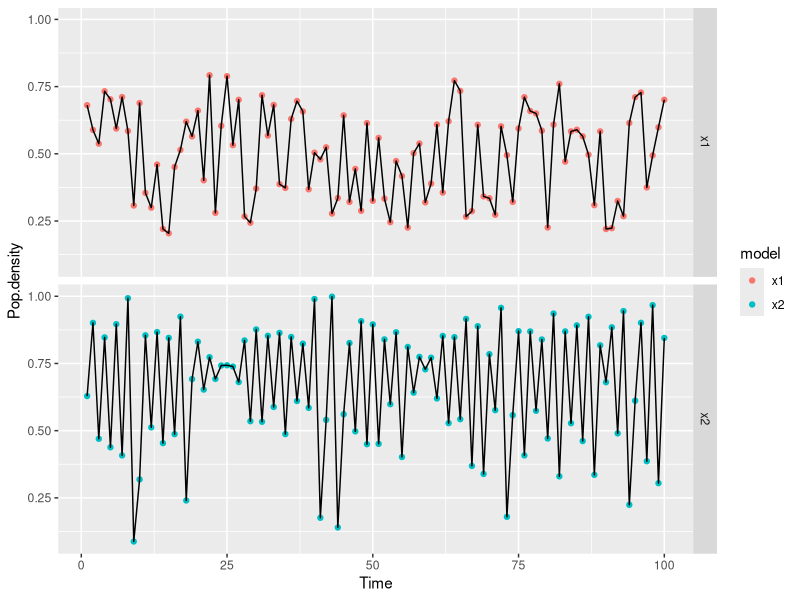
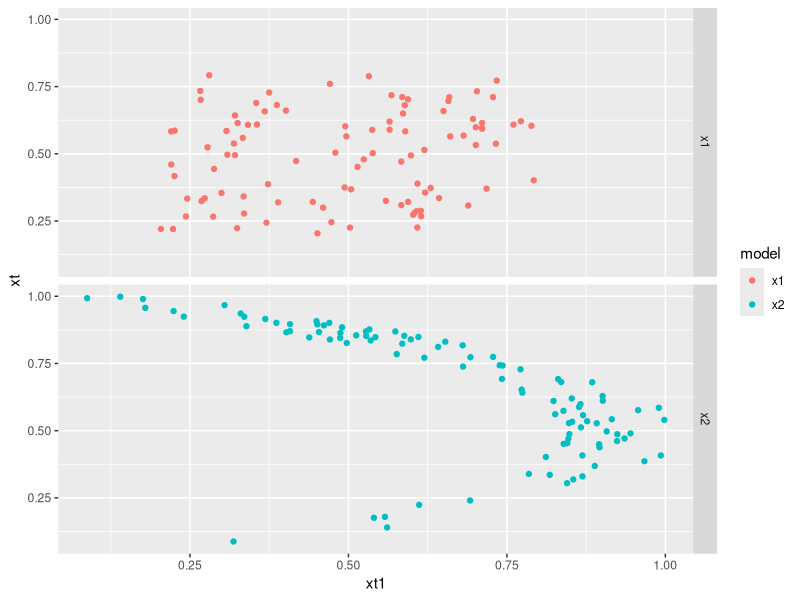
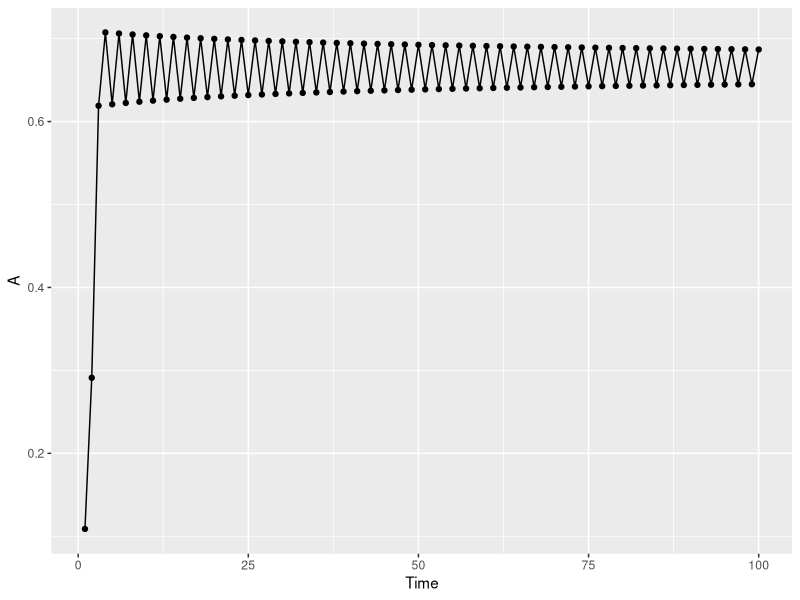
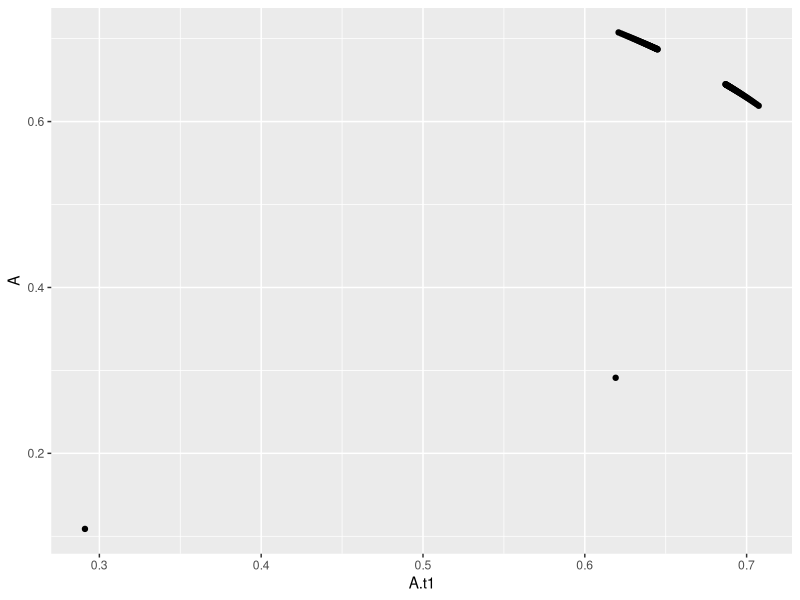
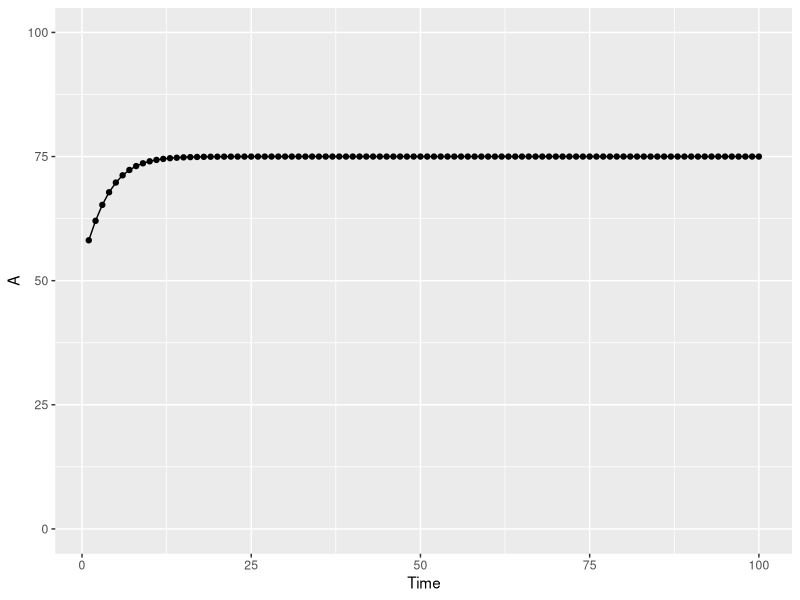
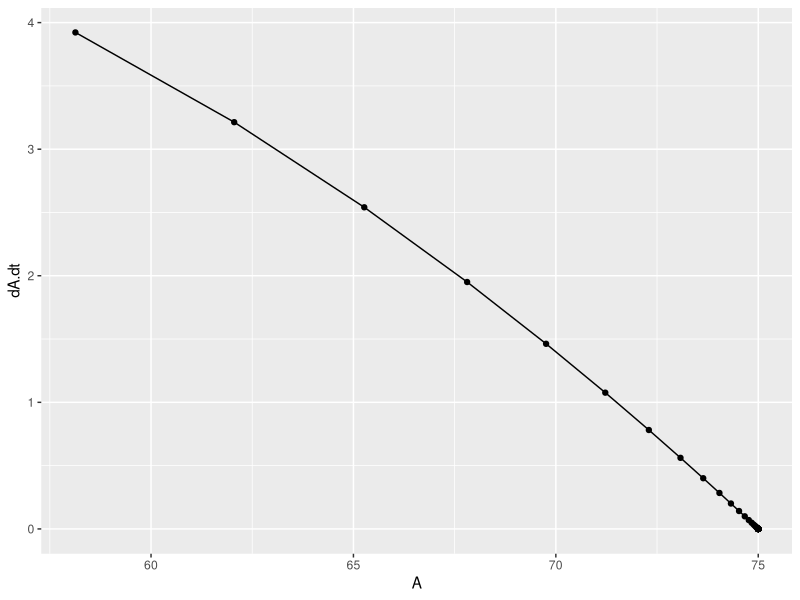
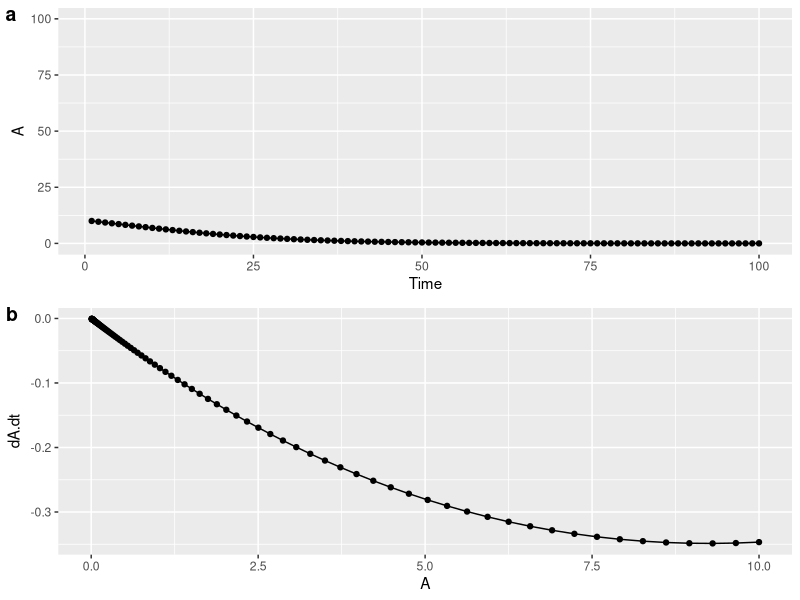
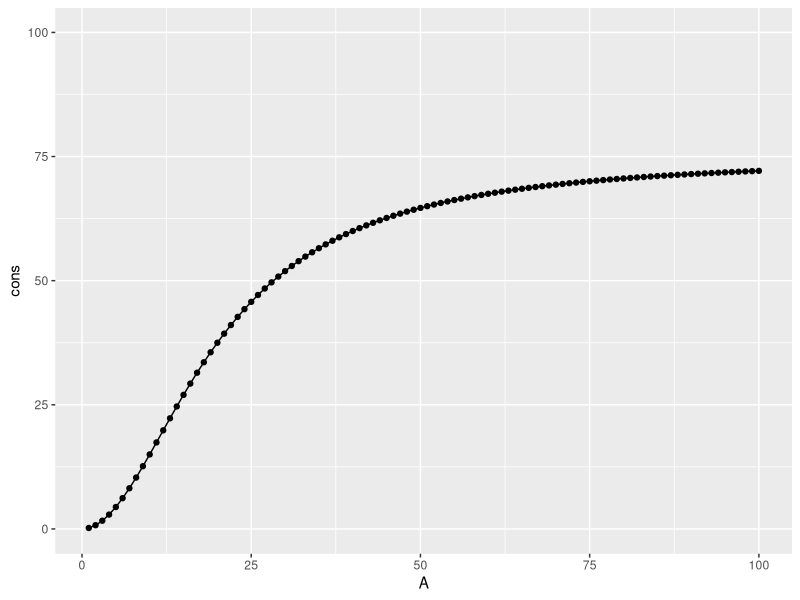

Reproduce these figures in R, in order.
## ---- chunk 1
knitr::opts_chunk$set(echo = FALSE)
library("tidyverse")

## ---- chunk 2
### Noisy system
t <- 1:100
x1 <- runif(length(t), 0.2, 0.8 )

### Choatic system
r <- 3.3
starting.x2 <- runif(1,0.1,0.9)

x2 <- rep(NA, length(t))
x2[1] <- starting.x2

for(i in 2: length(t)) {
  x2[i] <- r* x2[i-1] * (1 -x2[i-1]  )  + runif(1,0,0.2)
}
x2[is.infinite(x2)] <- 0

eq1Tib <- tibble(Time = t, x1 = x1, x2 = x2 )

## ---- chunk 3
fig1 <- eq1Tib %>% 
  pivot_longer(c(x1, x2), names_to = "model",  values_to = "Pop.density") %>% 
  ggplot(aes(x = Time, y = Pop.density)) +
  geom_point(aes(col = model)) +
  geom_line(col = "black") +
  facet_grid(model ~.)
  
fig1

## ---- chunk 4
x1.1 <- c(x1[2:length(x1)], NA)
x2.1 <- c( x2[2:length(x2)], NA)

lags.x1 <- tibble(Time = t, xt = x1, xt1 = x1.1, model = "x1")
lags.x2 <- tibble(Time = t, xt = x2, xt1 = x2.1, model = "x2")

lags <- bind_rows(lags.x1, lags.x2)

fig2 <- lags %>% 
  ggplot(aes(x = xt1, y = xt)) +
  geom_point(aes(col = model)) +
  facet_grid(model ~.)
  
fig2

## ---- chunk 5

# Here is the model describing population density of a species. Population density (A) at time t + 1 is dependent on the population densitiy at time t, multiplied by the birth rate (r). The second part of the equation (1-At) reduces the size of the population at higher values of A.

# A[t+1] = r*A[t] * (1 - A[t])

# Investigate the dynamical behaviour of the system for different levels of r. What happens as increase r past a certain point?
# Use the lagged coordinate embedding technique as another way to show that the system is deterministic
# What happens if you add some random variation to the process?

t <- 1:100
r <- 3 # () Max = 4)
starting.A <- runif(1,0.1,0.9) # sample the starting value

A <- rep(NA, length(t))
A[1] <- starting.A

for(i in 2: length(t)) {
  A[i] <- r* A[i-1] * (1 -A[i-1]  )
}
A[is.infinite(A)] <- 0

modelResult<- tibble(Time = t, A = A)
modelResult %>%
ggplot(aes(x = Time, y = A)) +
  geom_point() +
  geom_line(col = "black")

#
# b) Exploring the lagged coordinate embedding
A.t1 <- c(A[2: length(t)], NA)
lagPlot <- tibble(A.t1 = A.t1, A = A)
lagPlot %>%
ggplot(aes(x= A.t1, y = A)) +
  geom_point()

## ---- chunk 6

# This is a slightly more complicated model with the carrying capacity added, demonstrating logistic growth for the producers (e.g. Plants). Population increase (dA/dt) is a function of population density (A) and two parameters, K= Carrying capacity, and r= growth rate


t <- 1:100
K <- 75 # Carrying capacity, range 50-100
r <- 0.3 # Growth rate, range 0-1

starting.A <- runif(1,0,100) # sample the starting value

A <- rep(NA, length(t))
A[1] <- starting.A

dA.dt <- rep(NA, length(t)) # Rate of population growth for timestep 1

for(i in 1: (length(t)-1)) {
  dA.dt[i] <-  r* A[i] * (1 -(A[i]/K) )
  A[i+1] <- A[i]+ dA.dt[i]
  }

A[is.infinite(A)] <- 0

modelResult<- tibble(Time = t, dA.dt = dA.dt, A = A)

popDensityPlot <-modelResult %>% 
ggplot(aes(x = Time, y = A)) +
  geom_point() +
  geom_line(col = "black") +
  ylim(0,100)

popDensityPlot
## ---- chunk 7
 modelResult %>% 
   ggplot(aes(x = A, y = dA.dt)) +
  geom_point() +
  geom_line(col = "black")
## ---- chunk 8
t <- 1:100
K <- 75 # Carrying capacity, range 50-100
r <- 0.3 # Growth rate, range 0-1
alpha <- 20
starting.A <- 10 # runif(1,0,100) # sample the starting value

A <- rep(NA, length(t))
A[1] <- starting.A

dA.dt <- rep(NA, length(t)) # Rate of population growth for timestep 1

for(i in 1: (length(t)-1)) {
  dA.dt[i] <-  r* A[i] * (1 -(A[i]/K) ) *((A[i] - alpha)/K)
  A[i+1] <- A[i]+ dA.dt[i]
  }

A[is.infinite(A)] <- 0

modelResult.allee<- tibble(Time = t, dA.dt = dA.dt, A = A)
 
popDensityPlot.allee <- modelResult.allee %>% 
ggplot(aes(x = Time, y = A)) +
  geom_point() +
  geom_line(col = "black") +
  ylim(0,100)

 growthRate.plot.allee <- modelResult.allee %>% 
   ggplot(aes(x = A, y = dA.dt)) +
  geom_point() +
  geom_line(col = "black")

cowplot::plot_grid(popDensityPlot.allee, growthRate.plot.allee, ncol = 1, labels = "auto", align = "hv", axis = "lr")
## ---- chunk 9

g <- 75 # maximum consumption rate, g
H <-  20  # Half saturation rate, H, determines centre point of sigmoidal curve
p <- 2 # power term, gives sigmoidal relationship and determines steepness of the curve
A <- 1:100 # population density of the food supply
cons <- g *A^p / (A^p + H^p)

consumerModel <- tibble (A = A, cons = cons)

conPlot <- consumerModel %>% 
   ggplot(aes(x = A, y = cons)) +
  geom_point() +
  geom_line(col = "black") +
  ylim(0,100)

conPlot
